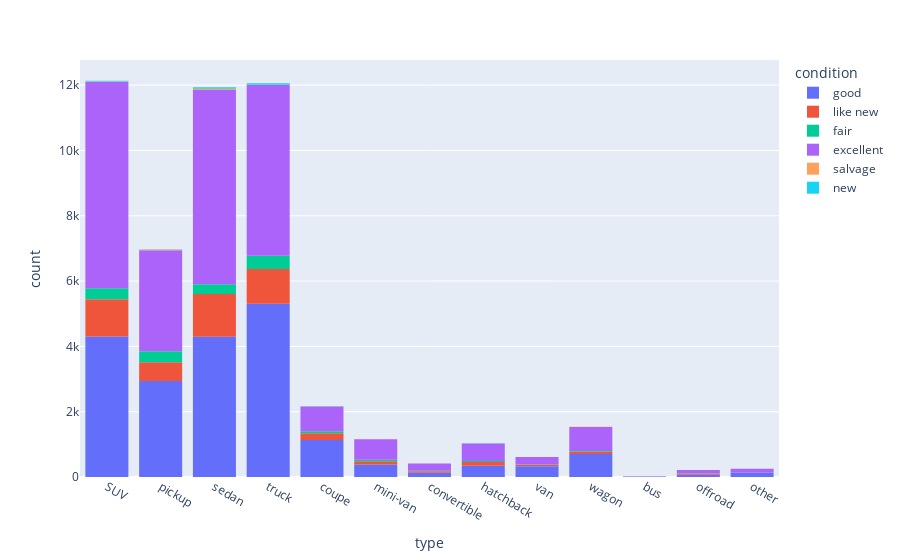

Notebook code for this chart:
### Code cell
# histogram by groups with different colors comparing 'type' of cars and 'condition' of the car
fig = px.histogram(new_df, x="type", color='condition') 
fig.show()

### Figure 1 — Plotly figure (JSON) as saved in the notebook; plotly's stock layout.template omitted (floating-point values rounded to 4 significant figures; data arrays with more than 128 entries replaced by an {"elided": "..."} marker saying what was removed)
{"data": [{"alignmentgroup": "True", "bingroup": "x", "hovertemplate": "condition=good<br>type=%{x}<br>count=%{y}<extra></extra>", "legendgroup": "good", "marker": {"color": "#636efa", "pattern": {"shape": ""}}, "name": "good", "offsetgroup": "good", "orientation": "v", "showlegend": true, "type": "histogram", "x": {"elided": "20077 str values"}, "xaxis": "x", "yaxis": "y"}, {"alignmentgroup": "True", "bingroup": "x", "hovertemplate": "condition=like new<br>type=%{x}<br>count=%{y}<extra></extra>", "legendgroup": "like new", "marker": {"color": "#EF553B", "pattern": {"shape": ""}}, "name": "like new", "offsetgroup": "like new", "orientation": "v", "showlegend": true, "type": "histogram", "x": {"elided": "4703 str values"}, "xaxis": "x", "yaxis": "y"}, {"alignmentgroup": "True", "bingroup": "x", "hovertemplate": "condition=fair<br>type=%{x}<br>count=%{y}<extra></extra>", "legendgroup": "fair", "marker": {"color": "#00cc96", "pattern": {"shape": ""}}, "name": "fair", "offsetgroup": "fair", "orientation": "v", "showlegend": true, "type": "histogram", "x": {"elided": "1590 str values"}, "xaxis": "x", "yaxis": "y"}, {"alignmentgroup": "True", "bingroup": "x", "hovertemplate": "condition=excellent<br>type=%{x}<br>count=%{y}<extra></extra>", "legendgroup": "excellent", "marker": {"color": "#ab63fa", "pattern": {"shape": ""}}, "name": "excellent", "offsetgroup": "excellent", "orientation": "v", "showlegend": true, "type": "histogram", "x": {"elided": "23900 str values"}, "xaxis": "x", "yaxis": "y"}, {"alignmentgroup": "True", "bingroup": "x", "hovertemplate": "condition=salvage<br>type=%{x}<br>count=%{y}<extra></extra>", "legendgroup": "salvage", "marker": {"color": "#FFA15A", "pattern": {"shape": ""}}, "name": "salvage", "offsetgroup": "salvage", "orientation": "v", "showlegend": true, "type": "histogram", "x": ["sedan", "pickup", "truck", "SUV", "sedan", "truck", "truck", "pickup", "sedan", "coupe", "truck", "SUV", "pickup", "coupe", "pickup", "pickup", "SUV", "pickup", "sedan", "truck", "pickup", "sedan", "truck", "sedan", "pickup", "pickup", "sedan", "sedan", "truck", "pickup", "sedan", "sedan", "sedan", "sedan", "sedan", "sedan", "coupe", "SUV", "truck", "truck", "SUV", "sedan", "SUV", "sedan", "truck", "coupe", "sedan", "SUV", "wagon", "sedan", "wagon", "pickup", "sedan", "SUV", "coupe", "pickup", "sedan", "sedan", "sedan", "SUV", "sedan", "hatchback", "SUV", "sedan", "sedan", "wagon", "sedan", "wagon", "truck", "sedan", "pickup", "sedan", "pickup", "sedan", "pickup", "convertible", "sedan", "sedan", "pickup", "SUV", "SUV", "sedan", "SUV", "SUV", "pickup", "SUV", "hatchback", "SUV", "sedan", "truck", "sedan", "hatchback", "pickup", "pickup", "coupe", "coupe", "coupe", "sedan", "SUV", "sedan", "hatchback", "SUV", "sedan", "sedan", "coupe", "pickup", "wagon", "SUV", "SUV", "pickup", "hatchback", "sedan", "mini-van", "sedan", "sedan"], "xaxis": "x", "yaxis": "y"}, {"alignmentgroup": "True", "bingroup": "x", "hovertemplate": "condition=new<br>type=%{x}<br>count=%{y}<extra></extra>", "legendgroup": "new", "marker": {"color": "#19d3f3", "pattern": {"shape": ""}}, "name": "new", "offsetgroup": "new", "orientation": "v", "showlegend": true, "type": "histogram", "x": {"elided": "137 str values"}, "xaxis": "x", "yaxis": "y"}], "layout": {"barmode": "relative", "legend": {"title": {"text": "condition"}, "tracegroupgap": 0}, "margin": {"t": 60}, "xaxis": {"anchor": "y", "domain": [0, 1], "title": {"text": "type"}}, "yaxis": {"anchor": "x", "domain": [0, 1], "title": {"text": "count"}}}}
